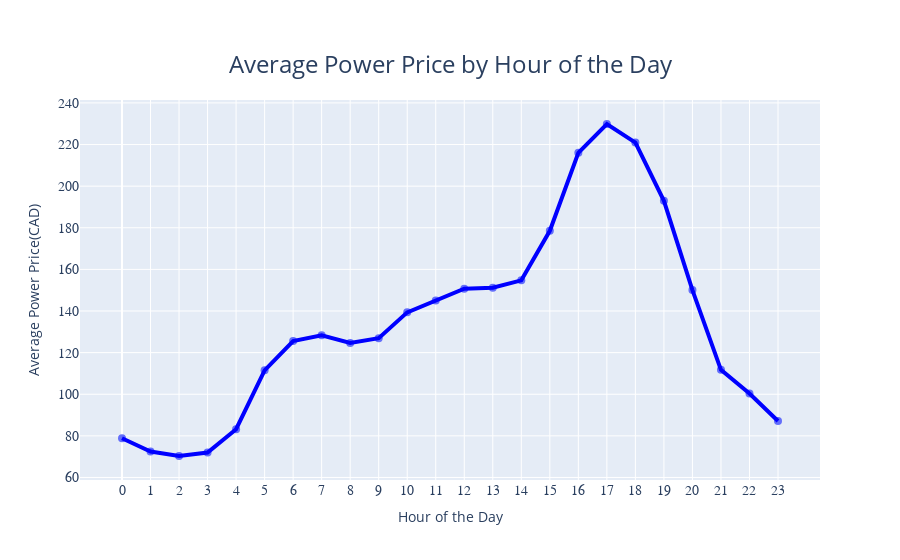

The cell this chart's notebook holds for it:
### Markdown cell above
Examining the plots reveals consistent trends in energy prices. On weekdays, prices are higher during peak hours (8 am to 8 pm) due to increased demand from business operations. Weekdays also show lower prices during off-working hours. However, weekends have a different pattern, with higher prices in the evenings. These observations are supported by the autocorrelation function plots, which clearly demonstrate daily seasonality in energy prices. Notably, Tuesdays have the highest average prices among weekdays. To capture the combined effects of day, hour, and peak/off-peak hours, an ordinal feature called 'weekly_profile' was created to comprehensively represent time-related variables and energy pricing dynamics.

### Code cell
import plotly.graph_objects as go

# Calculate the average power price for each hour of the day
average_price = df.groupby(df.index.hour)['price'].mean()

# Create the plotly figure
fig = go.Figure()

# Add a scatter trace for the average power price
fig.add_trace(go.Scatter(
    x=average_price.index,
    y=average_price,
    mode='markers',
    marker=dict(symbol='circle', size=8),
    name='Average Power Price'
))

# Add a line trace for the average power price
fig.add_trace(go.Scatter(
    x=average_price.index,
    y=average_price,
    mode='lines',
    line=dict(color='blue', width=4),  # Set line width to 2
    name='Average Power Price Line'
))

# Update layout
fig.update_layout(
    title={
        'text': 'Average Power Price by Hour of the Day',
        'x': 0.5,  # Center the title
        'y': 0.9,  # Increase the y position for title size
        'xanchor': 'center',  # Center the title horizontally
        'yanchor': 'top',  # Anchor the title from the top
        'font': dict(size=24)  # Increase the title font size
    },
    xaxis=dict(
        title='Hour of the Day',
        tickmode='array',
        tickvals=list(range(24)),
        ticktext=[str(i) for i in range(24)],
        tickfont=dict(size=14, family='Arial, bold'),  # Bold and increased size for x-axis tick labels
    ),
    yaxis=dict(
        title='Average Power Price(CAD)',
        tickfont=dict(size=14, family='Arial, bold'),  # Bold and increased size for y-axis tick labels
    ),
    showlegend=False,  # Remove the legends,
    # width=1000  # Decrease the width of the plot
)

# Show the plot
fig.show()

### Figure 1 — Plotly figure (JSON) as saved in the notebook; plotly's stock layout.template omitted (floating-point values rounded to 4 significant figures)
{"data": [{"marker": {"size": 8, "symbol": "circle"}, "mode": "markers", "name": "Average Power Price", "type": "scatter", "x": [0, 1, 2, 3, 4, 5, 6, 7, 8, 9, 10, 11, 12, 13, 14, 15, 16, 17, 18, 19, 20, 21, 22, 23], "y": [78.88, 72.5, 70.32, 71.98, 83.2, 111.5, 125.6, 128.4, 124.6, 127.0, 139.4, 145.0, 150.7, 151.2, 154.7, 178.5, 216.0, 229.9, 220.9, 193.0, 150.0, 111.7, 100.3, 87.13]}, {"line": {"color": "blue", "width": 4}, "mode": "lines", "name": "Average Power Price Line", "type": "scatter", "x": [0, 1, 2, 3, 4, 5, 6, 7, 8, 9, 10, 11, 12, 13, 14, 15, 16, 17, 18, 19, 20, 21, 22, 23], "y": [78.88, 72.5, 70.32, 71.98, 83.2, 111.5, 125.6, 128.4, 124.6, 127.0, 139.4, 145.0, 150.7, 151.2, 154.7, 178.5, 216.0, 229.9, 220.9, 193.0, 150.0, 111.7, 100.3, 87.13]}], "layout": {"showlegend": false, "title": {"font": {"size": 24}, "text": "Average Power Price by Hour of the Day", "x": 0.5, "xanchor": "center", "y": 0.9, "yanchor": "top"}, "xaxis": {"tickfont": {"family": "Arial, bold", "size": 14}, "tickmode": "array", "ticktext": ["0", "1", "2", "3", "4", "5", "6", "7", "8", "9", "10", "11", "12", "13", "14", "15", "16", "17", "18", "19", "20", "21", "22", "23"], "tickvals": [0, 1, 2, 3, 4, 5, 6, 7, 8, 9, 10, 11, 12, 13, 14, 15, 16, 17, 18, 19, 20, 21, 22, 23], "title": {"text": "Hour of the Day"}}, "yaxis": {"tickfont": {"family": "Arial, bold", "size": 14}, "title": {"text": "Average Power Price(CAD)"}}}}
